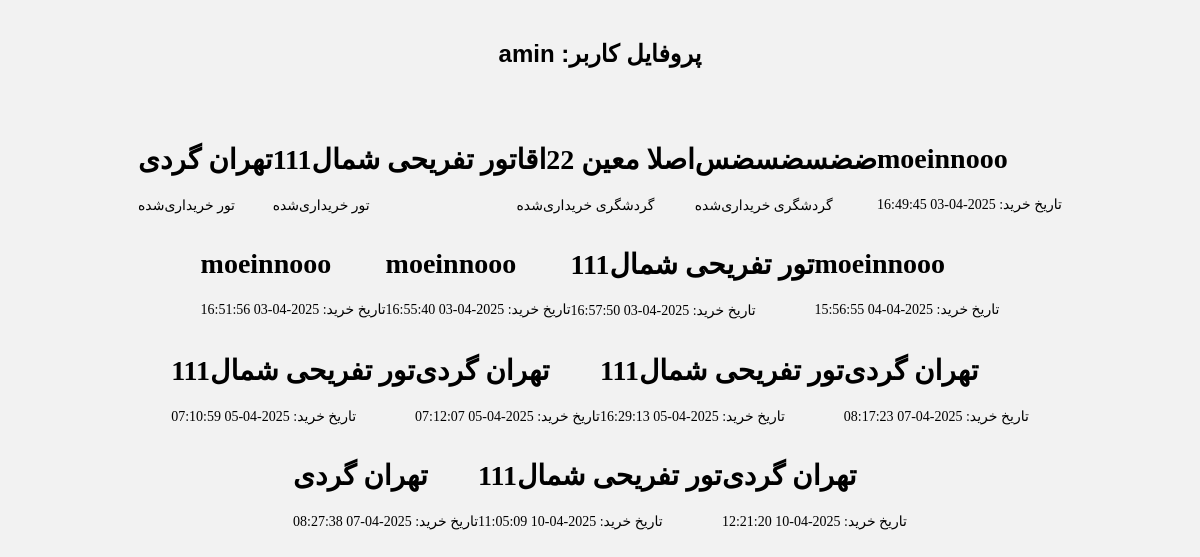
/tour/profile/ (signed in), run on an earlier commit of the app's database.
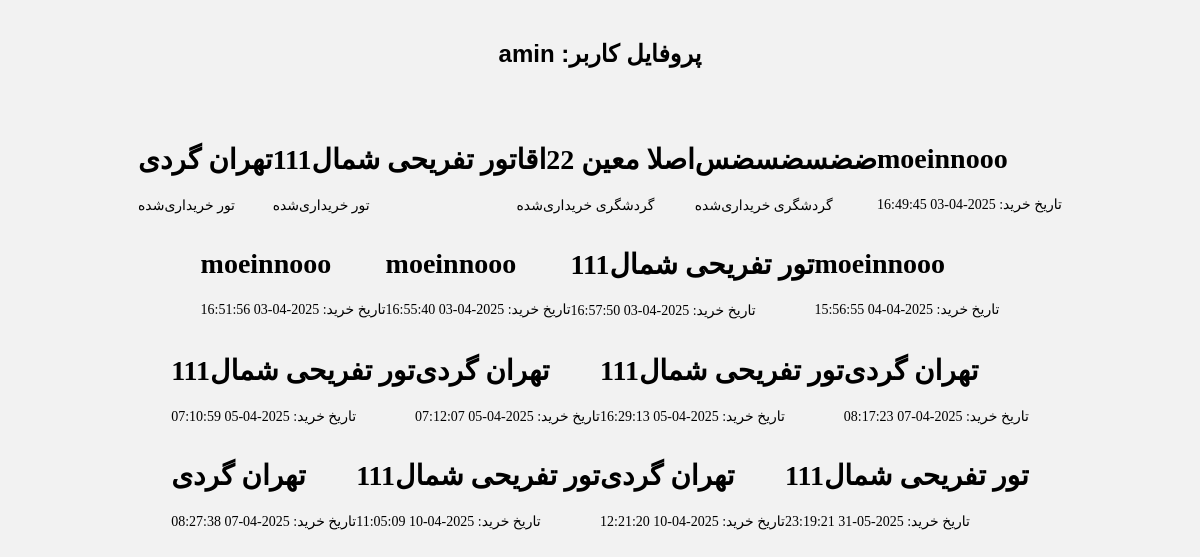
And on a later commit of the database.
### tour/models.py (models this page shows, shortened)
class tour(models.Model):
    title = models.CharField('Title', max_length=50, null=True, blank=True)
    idtour = models.IntegerField(null=True, blank=True)
    firstdistination = models.CharField(max_length=50, null=True, blank=True)
    lastDestination = models.CharField(max_length=50, null=True, blank=True)
    startdate = models.DateField(null=True, blank=True)
    finishdate = models.DateField(null=True, blank=True)
    capacity = models.IntegerField(default=20000, null=True, blank=True,
                                   validators=[MinValueValidator(0)])  # جلوگیری از اعداد منفی
    clas = models.ForeignKey(User, on_delete=models.CASCADE, null=True,
                             related_name='tour_clas')  # اضافه کردن related_name
    image = models.ImageField(upload_to='tourr/', null=True, blank=True)
    price = models.PositiveIntegerField('قیمت', default=1000)  # برای محاسبه هزینه
    TICKET_TYPES = [
        ('bus', 'اتوبوس'),
        ('train', 'قطار'),
    ]
    ticket_type = models.CharField(max_length=10, choices=TICKET_TYPES, default='bus')

class Purchase(models.Model):
    user = models.ForeignKey(User, on_delete=models.CASCADE, related_name='tour_purchases')  # اضافه کردن related_name
    tour = models.ForeignKey(tour, on_delete=models.CASCADE, related_name='tour_purchases')  # اضافه کردن related_name
    purchase_date = models.DateTimeField(auto_now_add=True)

### tourism/models.py (models this page shows, shortened)
class tourism(models.Model):
    title_tourism = models.CharField('Title', max_length=50, null=True, blank=True)
    description = models.CharField(max_length=50, null=True, blank=True)
    firstdistination_tourism = models.CharField(max_length=50, null=True, blank=True)
    lastDestination = models.CharField(max_length=50, null=True, blank=True)
    startdate_tourism = models.DateField(null=True, blank=True)
    capacity_tourism = models.IntegerField(default=20000, null=True, blank=True,
                                           validators=[MinValueValidator(0)])  # جلوگیری از اعداد منفی
    clas = models.ForeignKey(User, on_delete=models.CASCADE, null=True,
                             related_name='tourism_clas')  # اضافه کردن related_name
    image_tourism = models.ImageField(upload_to='tour/', null=True, blank=True)
    price_tourism = models.IntegerField(null=True, blank=True)
    TICKET_TYPES = [
        ('bus', 'اتوبوس'),
        ('train', 'قطار'),
    ]
    ticket_typetourism = models.CharField(max_length=10, choices=TICKET_TYPES, default='bus')

### tour/views.py (the view)
# urls.py: path('profile/', views.profile_view, name='profile_view'),  # URL برای پروفایل کاربر
@login_required(login_url='accounts/signup/')
def profile_view(request):
    user = request.user
    profile, created = Profile.objects.get_or_create(user=user)
    tours = profile.tours.all()
    tourisms = profile.tourisms.all()  # اضافه کردن گردشگری‌ها
    purchases = Purchase.objects.filter(user=user)
    available_tours = tour.objects.all()
    return render(request, 'tour/profile_view.html', {
        'user': user,
        'purchases': purchases,
        'available_tours': available_tours,
        'tours': tours,
        'tourisms': tourisms  # ارسال گردشگری‌ها به قالب
    })

### tour/templates/tour/profile_view.html (shortened to what this page needs)
<!DOCTYPE html>
<html lang="en">
<head>
</head>
<body>
    <h1 class="title">{{ user.username }} :پروفایل کاربر</h1>
    <div id="app" class="container">
        {% for tour_item in tours %}
        <card data-image="{{ tour_item.image.url }}">
            <h1 slot="header">{{ tour_item.title }}</h1>
            <p slot="content">تور خریداری‌شده</p>
        </card>
        {% endfor %}
        {% for tourism_item in tourisms %}
        <card data-image="{{ tourism_item.image.url }}">
            <h1 slot="header">{{ tourism_item.title_tourism }}</h1>
            <p slot="content">گردشگری خریداری‌شده</p>
        </card>
        {% endfor %}
        {% for purchase in purchases %}
        <card data-image="{{ purchase.tour.image.url }}">
            <h1 slot="header">{{ purchase.tour.title }}</h1>
            <p slot="content">تاریخ خرید: {{ purchase.purchase_date|date:"Y-m-d H:i:s" }}</p>
        </card>
        {% endfor %}
    </div>
</body>
</html>

### tour/templates/tour/profile_view.html (style rules this page uses)
:root { --hover-easing: cubic-bezier(0.23, 1, 0.32, 1); --return-easing: cubic-bezier(0.445, 0.05, 0.55, 0.95); }
body { margin: 40px 0; font-family: "Raleway"; font-size: 14px; font-weight: 500; background-color: rgba(225, 225, 225, 0.421); -webkit-font-smoothing: antialiased; }
.title { font-family: "DM Sans", sans-serif; font-size: 24px; font-weight: 700; color: black; text-align: center; }
p { line-height: 1.5em; }
h1 + p, p + p { margin-top: 10px; }
.container { padding: 40px 80px; display: flex; flex-wrap: wrap; justify-content: center; }

What changed in the data, as far as the page shows it:
added Purchase: tour "تور تفریحی شمال111", purchase_date "2025-05-31 23:19:21"
